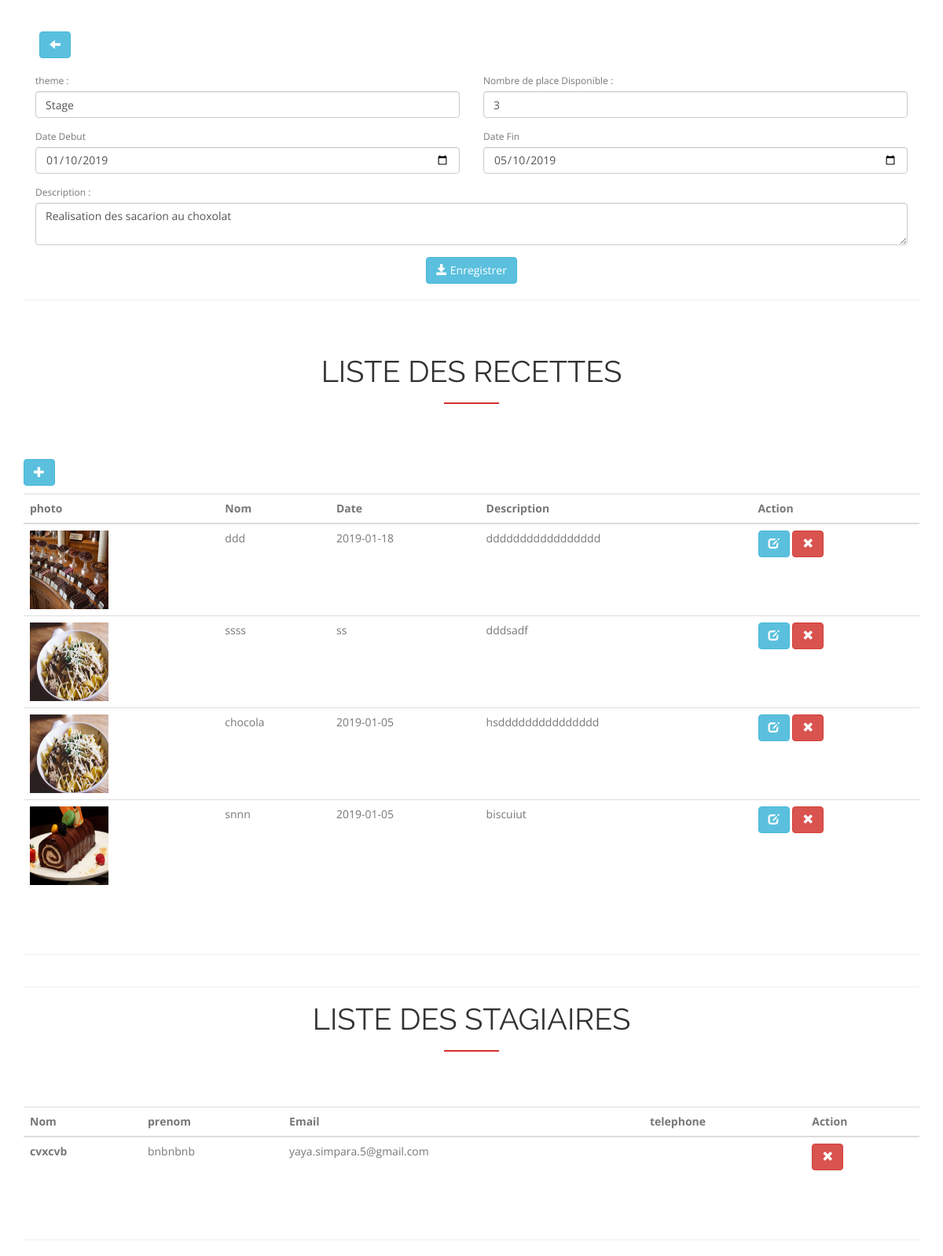
Screenshot of /admin/ModifierStage.php?id=1 with the database file from the repository.
### tables this page shows
CREATE TABLE `stage` (
  `id` int(255) NOT NULL,
  `theme` varchar(500) NOT NULL,
  `debut` varchar(255) NOT NULL,
  `fin` varchar(255) NOT NULL,
  `description` text NOT NULL,
  `nbplace` int(255) NOT NULL
);

CREATE TABLE `recette` (
  `id` int(255) NOT NULL,
  `idstage` int(255) NOT NULL,
  `description` text NOT NULL,
  `photo` varchar(255) NOT NULL,
  `nom` varchar(255) NOT NULL,
  `date` varchar(255) NOT NULL
);

CREATE TABLE `stagiare` (
  `id` int(255) NOT NULL,
  `idpersonne` int(255) NOT NULL,
  `idstage` int(255) NOT NULL,
  `idcompte` int(255) NOT NULL
);

CREATE TABLE `personne` (
  `id` int(255) NOT NULL,
  `nom` varchar(255) NOT NULL,
  `prenom` varchar(255) NOT NULL,
  `datenaissance` varchar(255) NOT NULL,
  `ville` varchar(255) NOT NULL,
  `codepostal` varchar(255) NOT NULL,
  `adresse` varchar(255) NOT NULL,
  `telephone` varchar(255) NOT NULL,
  `email` varchar(255) NOT NULL
);

### admin/ModifierStage.php (the view, shortened to what this page needs)
    <?php
    require('connexion.php');
    ?>
<!DOCTYPE html>
<html lang="en">
<head>
  <link rel="stylesheet" href="https://maxcdn.bootstrapcdn.com/bootstrap/3.3.7/css/bootstrap.min.css">
    <link rel="stylesheet" href="https://cdnjs.cloudflare.com/ajax/libs/font-awesome/4.7.0/css/font-awesome.min.css">
<link rel="stylesheet" type="text/css"  href="../css/style.css">
</head>
<body>
    <br>
    <br>
    <div class="container">
             <form method="post">
               <button type="submit" class="btn btn-info"  name="retour"
                     style="margin-left: 20px;" >
                    <span class="glyphicon glyphicon-arrow-left"> </span>
                </button>
              </form>
              <br>
            <form method="post">
                <?php
                	$req=$bdd->query('SELECT * FROM stage where id='.$_GET['id']);
	                $reponse=$req->fetch();
                    $theme=$reponse['theme'];
                    $debut=$reponse['debut'];
                    $fin=$reponse['fin'];
                    $nbplace=$reponse['nbplace'];
                    $desc=$reponse['description'];
                ?>
                      <div class="form-row">
                        <div class="form-group col-md-6">
                          <label for="titre" class="form-control-label">theme :</label>
                          <?php
                            echo "<input type='text' class='form-control' name='theme' value=".$theme.">";
                            ?>
                        </div>
                        <div class="form-group col-md-6">
                          <label for="titre" class="form-control-label">Nombre de place Disponible :</label>
                          <?php
                            echo "<input type='number' class='form-control' name='nbplace' value=".$nbplace.">";
                            ?>
                        </div>
                      </div>
                    <div class="form-row">
                        <div class="form-group col-md-6">
                            <label for="debut">Date Debut</label>
                            <?php
                            echo "<input type='date' class='form-control' name='debut' value=".$debut.">";
                            ?>
                         </div>
                        <div class="form-group col-md-6">
                            <label for="date">Date Fin</label>
                             <?php
                                echo "<input type='date' class='form-control' name='fin' value=".$fin.">";
                             ?>
                         </div>
                    </div>
                    <div class="form-row">
                      <div class="form-group col-md-12">
                        <label for="contenu" class="form-control-label">Description :</label>
                         <?php
                            echo "<textarea class='form-control' name='description' >".$desc."</textarea>";
                            ?>
                        </div>
                    </div>
                  <div class="row">
                        <div class="col-sm-12">
                          <div class="text-center">
                            <button type="submit" class="btn btn-info" name="Enregistrer">
                            <span class="glyphicon glyphicon-save"> </span>
                            Enregistrer </button>
                          </div>
                        </div>
                  </div>
				</form>
    </div>
    <div class="container">
			<hr/>
      <br>
      <br>
            <div class="section-title text-center">
              <h2>Liste des recettes  </h2>
            </div>
           <button type="button" class="btn btn-info" data-toggle="modal"
                data-target="#myModal"   style="margin-bottom: 10px">
                <span class="glyphicon glyphicon-plus"> </span>
            </button>
			     <table class="table table-bordrered" width="50%" >
						<tr>
							<th >photo</th>
							<th >Nom </th>
							<th >Date</th>
              <th >Description</th>
              <th >Action</th>
						</tr>
					<tbody >
            <?php
            $reponse = $bdd->query('SELECT * FROM recette where idstage='.$_GET['id']);
            while ($donnees = $reponse->fetch())
         {
                echo " <tr>"; ?>
                <th scope='row'> <img src="<?php echo 'images/'.$donnees['photo']; ?>"  height="100" width="100"></th>
                <?php
                echo "<td>".$donnees["nom"]. " </td>";
                echo "<td>".$donnees["date"]. " </td>";
                echo "<td>".$donnees["description"]. " </td>";?>
                <td> <a  onclick="remlpirModal(<?php echo $donnees['id'].",'".$donnees["nom"]."','".$donnees['date']."','".$donnees['description']."','".$donnees['photo'] ."'" ?> ) " >
                      <button type="button" class='btn btn-info' data-toggle="modal"data-target="#myModal" >
                      <span class="glyphicon glyphicon-edit"> </span>  </button>
                     </a>
                <a href="#"
                    onclick="chargeridRecette('<?= $donnees['id'] ?>')"
                    class='btn btn-danger' data-toggle="modal" data-target="#supp_recette">
                    <span class='glyphicon glyphicon-remove'> </span>
                </a>
                </td>
            <?php
            }
            ?>
					</tbody>
			</table>
			<br/>
			<br/>
			<hr/>
		</div>
    <div class="container">
			<hr/>
            <div class="section-title text-center">
              <h2>Liste des stagiaires   </h2>
            </div>
			<table class="table table-bordrered" width="50%" >
						<tr>
							<th >Nom</th>
							<th >prenom </th>
							<th >Email</th>
              <th >telephone</th>
              <th >Action</th>
						</tr>
					<tbody >
            <?php
            $reponse = $bdd->query('SELECT * FROM stagiare,personne where stagiare.idpersonne=personne.id and  stagiare.idstage='.$_GET['id']);
            while ($donnees = $reponse->fetch())
            {
                echo " <tr>";
                echo "<th scope='row'> ".$donnees["nom"]."</th> ";
                echo "<td>".$donnees["prenom"]. " </td>";
                echo "<td>".$donnees["email"]. " </td>";
                echo "<td>".$donnees["telephone"]. " </td>"; ?>
                 <td> <a href="#"
                         onclick="chargeridStagiaire('<?= $donnees['id'] ?>')"
                        class='btn btn-danger' data-toggle="modal" data-target="#supp_stagiaire">
                        <span class='glyphicon glyphicon-remove'> </span>
                     </a>
                </td>
              <?php
              }
            ?>
					</tbody>
			</table>
			<br/>
			<br/>
			<hr/>
		</div>
</body>
</html>

### css/style.css (style rules this page uses)
body, html { font-family: 'Open Sans', serif; text-rendering: optimizeLegibility !important; -webkit-font-smoothing: antialiased !important; color: #777; font-weight: 400; width: 100% !important; height: 100% !important; }
h1, h2, h3, h4 { font-family: 'Raleway', sans-serif; }
h2 { font-weight: 400; font-size: 38px; color: #333; text-transform: uppercase; position: relative; margin-top: 10px; margin-bottom: 15px; padding-bottom: 20px; }
h2::after { position: absolute; content: ""; background: #d43031; height: 2px; width: 70px; bottom: 0; margin-left: -35px; left: 50%; }
a { color: #8eb640; }
.section-title { margin-bottom: 70px; }
label { font-size: 12px; font-weight: 400; font-family: 'Open Sans', sans-serif; float: left; }

### rows the page displays
stage: theme "Stage", nbplace "3", debut "01/10/2019", fin "05/10/2019", description "Realisation des sacarion au choxolat"
recette: photo (picture), nom "ddd", date "2019-01-18", description "ddddddddddddddddd"
recette: photo (picture), nom "ssss", date "ss", description "dddsadf"
recette: photo (picture), nom "chocola", date "2019-01-05", description "hsddddddddddddddd"
recette: photo (picture), nom "snnn", date "2019-01-05", description "biscuiut"
stagiare: idpersonne.nom "cvxcvb", idpersonne.prenom "bnbnbnb", idpersonne.email "yaya.simpara.5@gmail.com"
